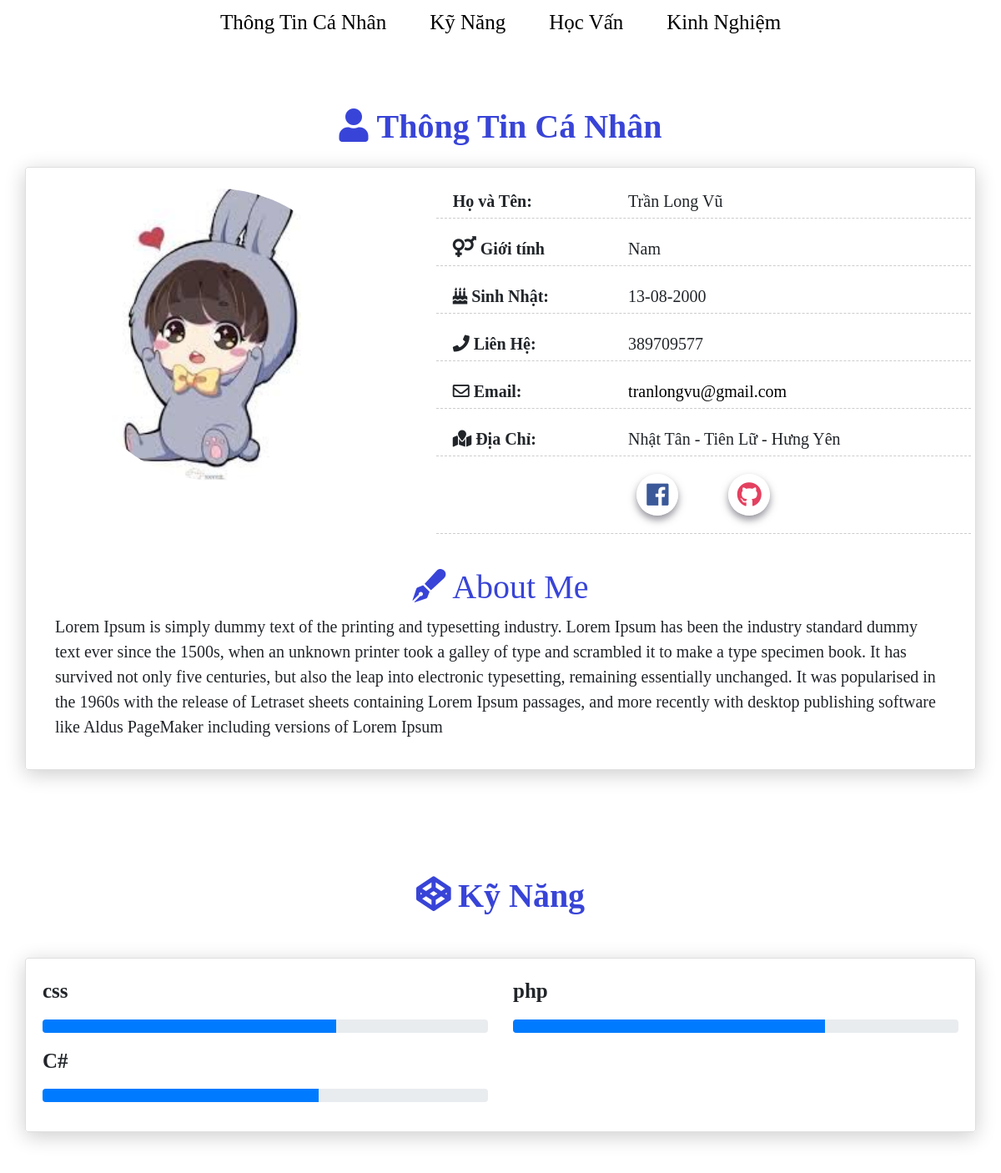
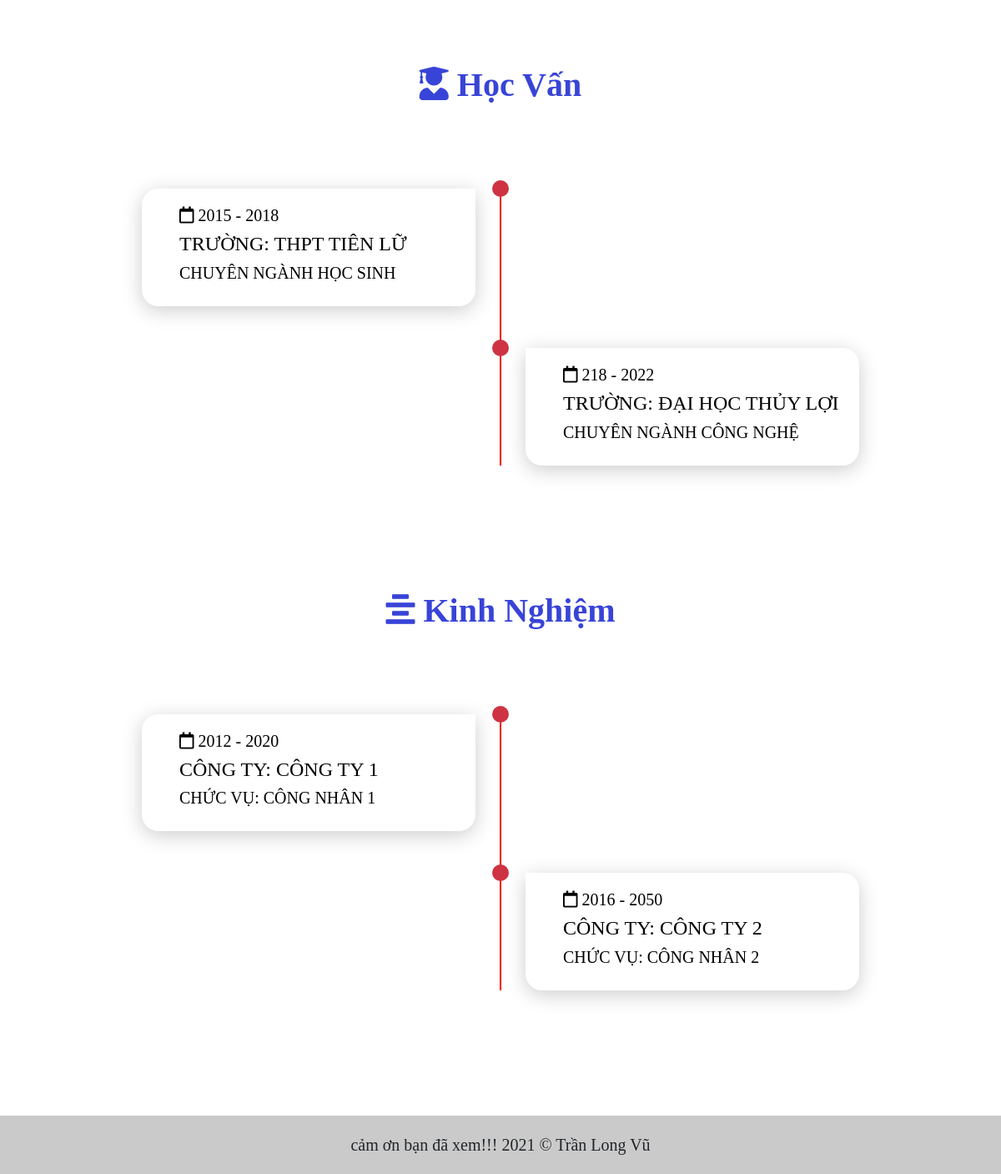
/yourcv.php?id=2, run on the app's committed database (2 pictures, top to bottom).
### tables this page shows
CREATE TABLE `informations` (
  `info_id` int(10) UNSIGNED NOT NULL,
  `fullname` varchar(50) NOT NULL,
  `birthday` date NOT NULL,
  `gender` char(5) NOT NULL,
  `about` text NOT NULL,
  `cv_id` int(10) UNSIGNED NOT NULL,
  `avatar` varchar(255) NOT NULL DEFAULT 'avatar'
);

CREATE TABLE `contacts` (
  `cont_id` int(10) UNSIGNED NOT NULL,
  `email` varchar(50) NOT NULL,
  `facebook` varchar(255) DEFAULT NULL,
  `github` varchar(255) DEFAULT NULL,
  `phone` varchar(10) NOT NULL,
  `city` varchar(50) NOT NULL,
  `district` varchar(50) NOT NULL,
  `address` varchar(50) NOT NULL,
  `cv_id` int(10) UNSIGNED NOT NULL
);

CREATE TABLE `skills` (
  `skill_id` int(10) UNSIGNED NOT NULL,
  `name` varchar(50) NOT NULL,
  `levelskill` int(3) UNSIGNED NOT NULL,
  `cv_id` int(10) UNSIGNED NOT NULL
);

CREATE TABLE `educations` (
  `edu_id` int(10) UNSIGNED NOT NULL,
  `name` varchar(100) NOT NULL,
  `specialized` varchar(100) NOT NULL,
  `from_year` int(4) UNSIGNED NOT NULL,
  `to_year` int(4) UNSIGNED NOT NULL,
  `cv_id` int(10) UNSIGNED NOT NULL
);

CREATE TABLE `experiences` (
  `exp_id` int(10) UNSIGNED NOT NULL,
  `namecompany` varchar(50) NOT NULL,
  `pos` varchar(50) NOT NULL,
  `from_year` int(4) UNSIGNED NOT NULL,
  `to_year` int(4) UNSIGNED NOT NULL,
  `cv_id` int(10) UNSIGNED NOT NULL
);

### yourcv.php (the view, shortened to what this page needs)
<!doctype html>
<html lang="en">
<head>
    <link rel="stylesheet" href="bootstrap-4.0.0-dist/css/bootstrap.min.css">
    <link rel="stylesheet" href="https://stackpath.bootstrapcdn.com/bootstrap/4.3.1/css/bootstrap.min.css">
    <link rel="stylesheet" href="https://use.fontawesome.com/releases/v5.6.3/css/all.css">
    <link rel="stylesheet" href="css/style.css">
</head>
<body>
    <?php
    $user_id = $_GET['id'];
    include("connect.php");
    $result = mysqli_fetch_row(mysqli_query($conn, "SELECT `cv_id` FROM `table_cv` WHERE `user_id` = $user_id;"));
    if (isset($result[0])) {
        $cv_id = $result[0];
        $avatar = mysqli_fetch_row(mysqli_query($conn, "SELECT `avatar` FROM `informations` WHERE `cv_id` = $cv_id;"));
        $info = mysqli_fetch_row(mysqli_query($conn, "SELECT * FROM `informations` WHERE `cv_id` = $cv_id;"));
        $contact = mysqli_fetch_row(mysqli_query($conn, "SELECT * FROM `contacts` WHERE `cv_id` = $cv_id;"));
        $edu = mysqli_fetch_all(mysqli_query($conn, "SELECT * FROM `educations` WHERE `cv_id` = $cv_id;"));
        $exp = mysqli_fetch_all(mysqli_query($conn, "SELECT * FROM `experiences` WHERE `cv_id` = $cv_id;"));
        $skill = mysqli_fetch_all(mysqli_query($conn, "SELECT * FROM `skills` WHERE `cv_id` = $cv_id;"));
    }
    ?>
        <ul class="nav justify-content-center nav">
            <li class="nav-item  ">
                <a class="nav-link nava" href="#info">Thông Tin Cá Nhân</a>
            </li>
            <li class="nav-item ">
                <a class="nav-link nava" href="#skill">Kỹ Năng</a>
            </li>
            <li class="nav-item ">
                <a class="nav-link nava" href="#edu">Học Vấn</a>
            </li>
            <li class="nav-item " >
                <a class="nav-link nava" href="#exp">Kinh Nghiệm</a>
            </li>
        </ul>
    <div class="container about" id="info" style="    margin-top: 8em;">
        <div  class="h1 text-center mb-4 title"><i class="far fa-user" style="font-weight: 800;color:#0010ccc7"> Thông Tin Cá Nhân</i> </div>
        <div class="about ">
            <div class="card" data-aos="fade-up" data-aos-offset="10">
                <div class="row">
                    <div class="col-lg-5 col-md-12 ">
                        <div class="card-body justify-content-center" style="padding: 0; margin-top: 10px; text-align:center">
                            <img class="avatar" style="padding: 0;margin-bottom:10px;margin-top: 15px;border-radius: 50%;" src="upload/<?php echo $avatar[0]; ?>" width="350px" height="350px" alt="">
                        </div>
                    </div>
                    <div class="col-lg-7 col-md-12">
                        <div class="card-body  ">
                            <div class="row info">
                                <div class="col-sm-4"><strong>Họ và Tên:</strong></div>
                                <div class="col-sm-8"> <?php echo $info[1] ?></div>
                            </div>
                            <div class="row mt-3 info">
                                <div class="col-sm-4"><strong> <i style="font-size: 25px;" class="fas fa-venus-mars"></i> Giới tính</strong></div>
                                <div class="col-sm-8" style=" text-transform: capitalize;"><?php echo $info[3] ?></div>
                            </div>
                            <div class="row mt-3 info">
                                <div class="col-sm-4"><strong><i class="fas fa-birthday-cake"></i></i> Sinh Nhật:</strong></div>
                                <div class="col-sm-8"><?php
                                                        $info["2"] = date("d-m-Y", strtotime($info["2"]));
                                                        echo $info[2] ?></div>
                            </div>
                            <div class="row mt-3 info">
                                <div class="col-sm-4"><strong><i style="font-size: 20px;" class="fas fa-phone"></i> Liên Hệ:</strong></div>
                                <div class="col-sm-8"><?php echo $contact[4]; ?></div>
                            </div>
                            <div class="row mt-3 info">
                                <div class="col-sm-4"><strong><i style="font-size: 20px;" class="far fa-envelope"></i> Email:</strong></div>
                                <div class="col-sm-8"><a href="https://www.gmail.com"><?php echo $contact[1]; ?></a></div>
                            </div>
                            <div class="row mt-3 info">
                                <div class="col-sm-4"><strong><i style="font-size: 20px;" class="fas fa-map-marked"></i> Địa Chỉ:</strong></div>
                                <div class="col-sm-8"><?php echo $contact[7] . ' - ' . $contact[6] . ' - ' . $contact[5]; ?></div>
                            </div>
                            <div class="row mt-3 info justify-content-center">
                                <div class="s-m">
                                    <ul>
                                        <li><span><i class="fab fa-facebook"></i></span>
                                        </li>
                                        <li><span><i class="fab fa-github"></i></span>
                                        </li>
                                    </ul>
                                </div>
                            </div>
                        </div>
                    </div>
                    <div class="col-lg-12 col-md-12  " style=" padding:20px 50px;">
                        <h1 class="text-center" style="color:#0010ccc7"><i class="fas fa-pen-fancy"></i> About Me</h1>
                        <p style="font-size: 20px;"> <?php echo $info[4] ?></p>
                    </div>
                </div>
            </div>
        </div>
    </div>
    <div class="container skin" id="skill">
        <div class="h1 text-center mb-4 title" style="font-weight: 800;color:#0010ccc7;    margin: 100px 0px 50px 0px !important;"><i class="fab fa-codepen"> Kỹ Năng</i></div>
        <div class="about">
            <div class="card" data-aos="fade-up" data-aos-anchor-placement="top-bottom">
                <div class="card-body">
                    <div class="row">
                        <?php
                        foreach ($skill as  $skilllist) {
                            echo '    <div class="col-md-6">';
                            echo    '        <div class=" progress-container progress-primary"><span style="font-size: 25px; font-weight:900;" class="progress-badge">' . $skilllist[1] . '</span>';
                            echo    '            <div class="progress" style="margin:15px 0px">';
                            echo    '               <div class="progress-bar progress-bar-primary" data-aos="progress-full" data-aos-offset="10" data-aos-duration="2000" role="progressbar" aria-valuenow="60" aria-valuemin="0" aria-valuemax="100" style="width: ' . $skilllist[2] . '%;"></div><span class="progress-value"></span>';
                            echo    '            </div>';
                            echo    '         </div>';
                            echo    '    </div>';
                        }
                        ?>
                    </div>
                </div>
            </div>
        </div>
        <div class="h1 text-center mb-4 title" id="edu" style="font-weight: 800; margin-top: 30px;color:#0010ccc7;margin: 100px 0px 50px 0px !important;  "><i class="fas fa-user-graduate"></i> Học Vấn</div>
        <div class="container containerer">
            <div class="timeline">
                <ul> <?php
                        foreach ($edu as  $edulist) {
                            echo '  <li>';
                            echo '<div class="timeline-content text-left" style="margin-left:25px">';
                            echo '<h5><i class="far fa-calendar"></i> ' . $edulist[3] . ' - ' . $edulist[4] . '</h5>';
                            echo '<h4  class="text-uppercase">Trường: ' . $edulist[1] . '</h4>';
                            echo '<h5  class="text-uppercase">Chuyên Ngành ' . $edulist[2] . '</h5>';
                            echo '     </div>';
                            echo ' </li>';
                        } ?>
                </ul>
            </div>
        </div>
        <div class="h1 text-center mb-4 title" style="font-weight: 800;color:#0010ccc7; margin: 100px 0px 50px 0px !important;"><i class="fas fa-align-center"></i> Kinh Nghiệm</div>
        <div class="container containerer">
            <div class="timeline" id="exp">
                <ul> <?php
                        foreach ($exp as  $explist) {
                            echo '  <li>';
                            echo '<div class="timeline-content text-left" style="margin-left:25px">';
                            echo '<h5><i class="far fa-calendar"></i> ' . $explist[3] . ' - ' . $explist[4] . '</h5>';
                            echo '<h4  class="text-uppercase"> Công Ty: ' . $explist[1] . '</h4>';
                            echo '<h5  class="text-uppercase">Chức Vụ: ' . $explist[2] . '</h5>';
                            echo '     </div>';
                            echo ' </li>';
                        } ?>
                </ul>
            </div>
        </div>
    </div>
    <footer class="footer text-center " >
        <h5 style="line-height: 70px;">  cảm ơn bạn đã xem!!! 2021  &copy <?php echo $info[1] ?></h5>
    </footer>
</body>
</html>

### css/style.css (style rules this page uses)
* { margin: 0; padding: 0; box-sizing: border-box; font-family: 'Times New Roman', Times, serif; }
.container { padding: 0; }
.container .about { border: 0; border-radius: 0.1875rem; display: inline-block; position: relative; overflow: hidden; width: 100%; margin-bottom: 20px; box-shadow: 0px 5px 25px 0px rgba(0, 0, 0, 0.2); }
.info { border-bottom: 1px dashed rgba(0, 0, 0, 0.2); padding: 5px; font-size: 20px; }
.info a { color: black; text-decoration: none; }
.containerer { width: 100%; display: flex; align-items: center; justify-content: center; padding: 50px 0; }
.timeline { width: 80%; height: auto; max-width: 800px; margin: 0 auto; position: relative; }
.timeline ul { list-style: none; }
.timeline ul li { padding: 20px; background-color: #ffffff; color: rgb(0, 0, 0); border-radius: 10px; margin-bottom: 20px; box-shadow: 0px 5px 25px 0px rgba(0, 0, 0, 0.2); }
.timeline ul li:last-child { margin-bottom: 0; }
@media only screen and (min-width: 768px) { .timeline:before { content: ""; position: absolute; top: 0; left: 50%; transform: translateX(-50%); width: 2px; height: 100%; background-color: rgb(243, 0, 0); } }
@media only screen and (min-width: 768px) { .timeline ul li { width: 50%; position: relative; margin-bottom: 50px; } }
@media only screen and (min-width: 768px) { .timeline ul li:nth-child(odd) { float: left; clear: right; transform: translateX(-30px); border-radius: 20px 0px 20px 20px; } }
@media only screen and (min-width: 768px) { .timeline ul li:nth-child(even) { float: right; clear: left; transform: translateX(30px); border-radius: 0px 20px 20px 20px; } }
@media only screen and (min-width: 768px) { .timeline ul li::before { content: ""; position: absolute; height: 20px; width: 20px; border-radius: 50%; background-color: #ce3343 !important; top: 0px; } }
@media only screen and (min-width: 768px) { .timeline ul li:nth-child(odd)::before { transform: translate(50%, -50%); right: -30px; } }
@media only screen and (min-width: 768px) { .timeline ul li:nth-child(even)::before { transform: translate(-50%, -50%); left: -30px; } }

### yourcv.php (style rules this page uses)
:root { --facebook: #3b5999; --instagram: #e4405f; --gmail: #55acee; --github: #4078c0; }
.s-m ul { display: flex; list-style: none; }
.s-m ul li { display: flex; justify-content: space-between; overflow: hidden; background-color: #fff; margin: 0 30px; width: 50px; height: 50px; line-height: 50px; border-radius: 50px; text-align: center; cursor: pointer; box-shadow: 0 5px 10px 0 rgba(100, 100, 111, .7); }
.s-m ul li i { width: 50px; height: 50px; line-height: 50px; border-radius: 50%; background-color: #fff; font-size: 1.5em; }
.s-m ul li, .s-m ul li i { transition: all .3s ease-in; }
.s-m ul li:nth-of-type(1) i { color: var(--facebook); }
.s-m ul li:nth-of-type(2) i { color: var(--instagram); }
.nav { z-index: 9999999999999999999999999999; left: 0; position: fixed; top: 0; right: 0; font-size: 25px; }
.nava { color: Black !important; margin: 0 10px 10px 10px; padding-bottom: 0px; }
.footer { margin-top: 100px; height: 70px; background-color: #cacaca; }

### data on the page
informations: avatar (picture), fullname "Trần Long Vũ", gender "Nam", about "Lorem Ipsum is simply dummy text of the printing and typesetting industry. Lorem Ipsum has been the industry standard dummy text ever since the 1500s, when an unknown printer took a galley of type and scrambled it to make a type specimen book. It has survived not only five centuries, but also the leap into electronic typesetting, remaining essentially unchanged. It was popularised in the 1960s with the release of Letraset sheets containing Lorem Ipsum passages, and more recently with desktop publishing software like Aldus PageMaker including versions of Lorem Ipsum"
contacts: phone "389709577", email "tranlongvu@gmail.com", address "Nhật Tân", district "Tiên Lữ", city "Hưng Yên"
skills: name "css", levelskill 66 (drawn)
skills: name "php", levelskill 70 (drawn)
skills: name "C#", levelskill 62 (drawn)
educations: from_year "2015", to_year "2018", name "THPT TIÊN LỮ", specialized "HỌC SINH"
educations: from_year "218", to_year "2022", name "ĐẠI HỌC THỦY LỢI", specialized "CÔNG NGHỆ"
experiences: from_year "2012", to_year "2020", namecompany "CÔNG TY 1", pos "CÔNG NHÂN 1"
experiences: from_year "2016", to_year "2050", namecompany "CÔNG TY 2", pos "CÔNG NHÂN 2"

### other printed values
$info[2] "13-08-2000"
